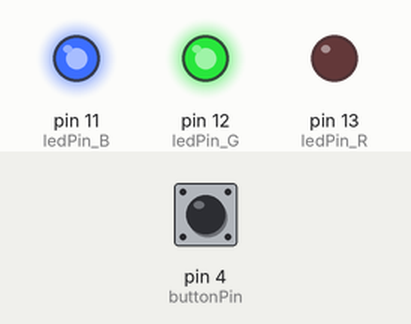
Simulated run of this sketch. Board: Arduino Uno, built with avr-gcc and run on an emulated ATmega328P. Shown: output pins drawn as LEDs (lit = HIGH). The test bench sets the inputs (shaded band); at power-on: pin 4 (buttonPin) LOW.

Above: at 1.2 s.
1.3 s: pin 4 (buttonPin) pulled HIGH for 0.15 s
At 2.6 s:
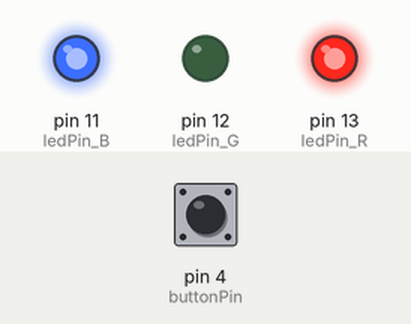
2.9 s: pin 4 (buttonPin) pulled HIGH for 1 s
At 5.1 s:
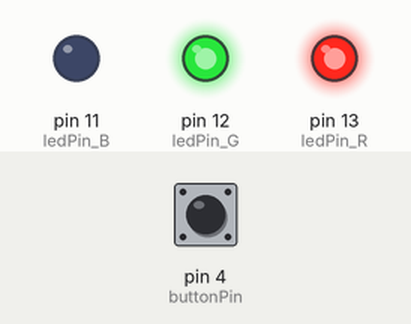
5.4 s: pin 4 (buttonPin) pulled HIGH for 3.2 s
At 9.9 s:
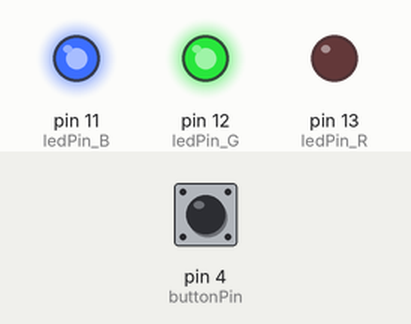
Timing chart, 0 to 11.4 s (numbered marks = the images above; inputs shaded):
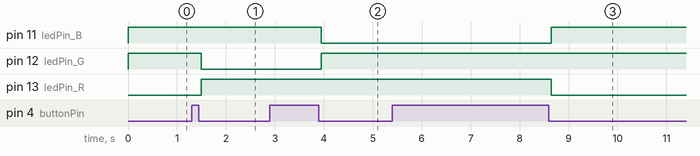

Measured:
- after the input at 1.3 s, pin 12 (ledPin_G): HIGH → LOW after 0.20 s; pin 13 (ledPin_R): LOW → HIGH after 0.20 s
- after the input at 2.9 s, pin 11 (ledPin_B): HIGH → LOW after 1.1 s; pin 12 (ledPin_G): LOW → HIGH after 1.1 s
- after the input at 5.4 s, pin 11 (ledPin_B): LOW → HIGH after 3.3 s; pin 13 (ledPin_R): HIGH → LOW after 3.3 s

The sketch:

simple_digital_input_modes_debounce.ino
```cpp
int buttonPin = 4;

int ledPin_R = 13;
int ledPin_G = 12;
int ledPin_B = 11;

int currentPinMode = 0;

/* debounce variables */
int buttonState;             // the current reading from the input pin
int lastButtonState = LOW;   // the previous reading from the input pin
// the following variables are long's because the time, measured in miliseconds,
// will quickly become a bigger number than can be stored in an int.
long lastDebounceTime = 0;  // the last time the output pin was toggled
long debounceDelay = 50;    // the debounce time; increase if the output flickers


void setup() {
  // set pin 4 for input, pin 11-13 for output
  pinMode(buttonPin, INPUT);
  pinMode(ledPin_R, OUTPUT);
  pinMode(ledPin_G, OUTPUT);
  pinMode(ledPin_B, OUTPUT);

  // turn off all those LEDs by setting them HIGH
  digitalWrite(ledPin_R, HIGH);
  digitalWrite(ledPin_G, HIGH);
  digitalWrite(ledPin_B, HIGH);
}

void loop() {
  // read input
  int reading = digitalRead(buttonPin);

// If the switch changed, due to noise or pressing:
  if (reading != lastButtonState) {
    // reset the debouncing timer
    lastDebounceTime = millis();
  }

  // only execute this code if the button has held steady for `debounceDelay` milliseconds
  if ((millis() - lastDebounceTime) > debounceDelay) {
    // whatever the reading is at, it's been there for longer
    // than the debounce delay, so take it as the actual current state:

    // if the button state has changed:
    if (reading != buttonState) {
      buttonState = reading;

      // only change the LED mode if the new button state is LOW
      if (buttonState == LOW) {
        currentPinMode = currentPinMode + 1;
        if (currentPinMode >= 3) {
          currentPinMode = 0;
        }
      }
    }
  }

  switch (currentPinMode) {
    case 0: // red
      digitalWrite(ledPin_R, LOW);
      digitalWrite(ledPin_G, HIGH);
      digitalWrite(ledPin_B, HIGH);
      break;

    case 1: // green
      digitalWrite(ledPin_R, HIGH);
      digitalWrite(ledPin_G, LOW);
      digitalWrite(ledPin_B, HIGH);
      break;

    case 2: // blue
      digitalWrite(ledPin_R, HIGH);
      digitalWrite(ledPin_G, HIGH);
      digitalWrite(ledPin_B, LOW);
      break;
  }

  // save the reading.  Next time through the loop,
  // it'll be the lastButtonState:
  lastButtonState = reading;
}
```
